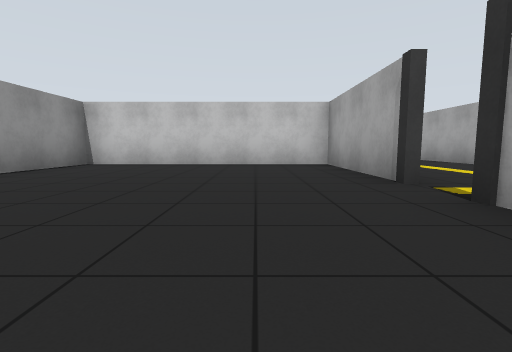
[1] (above)

20 first-person views from a walk through a Gazebo world. The camera is 0.72 m above the floor, tilts 6° down and sees 85° across. The floor is counted in squares, 2 m on a side. Each view is taken from the middle of a square. On the plan, view 1 faces up. The plan holds only what a view shows up to about 9 squares ahead; the rest is blank.

[2]
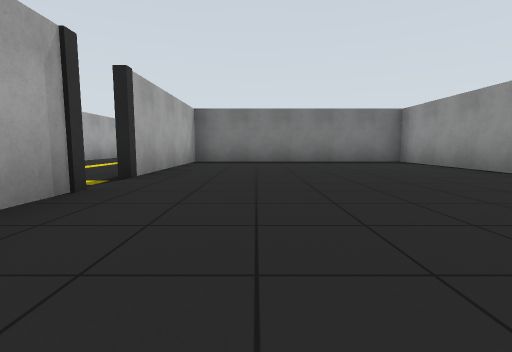

[3]
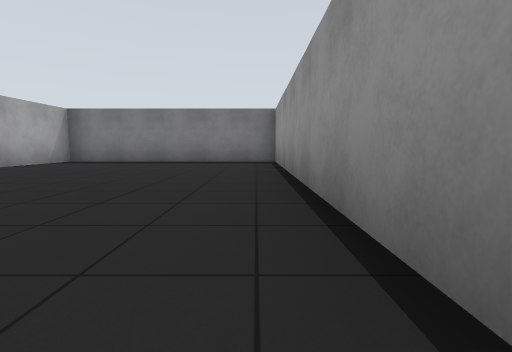

[4]
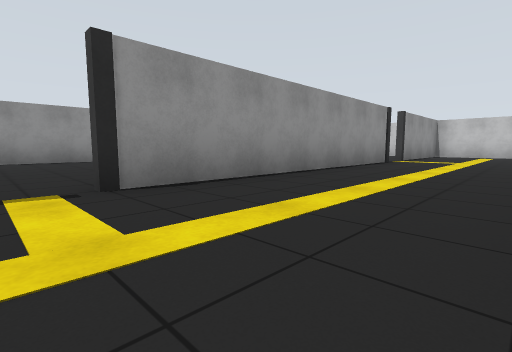

[5]
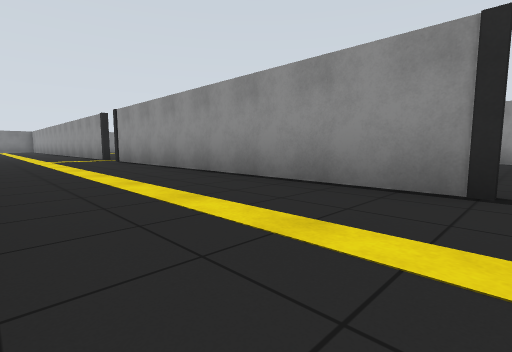

[6]
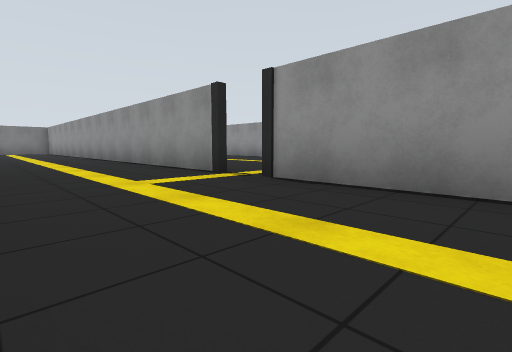

[7]
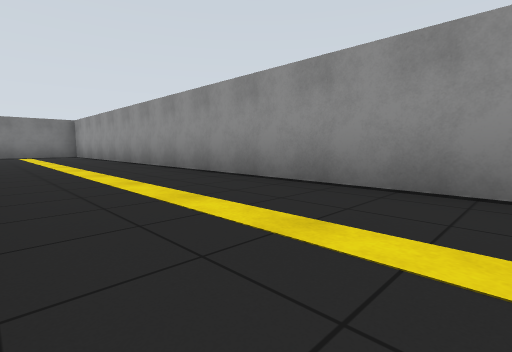

[8]
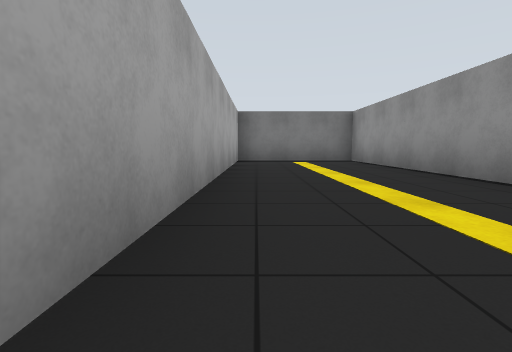

[9]
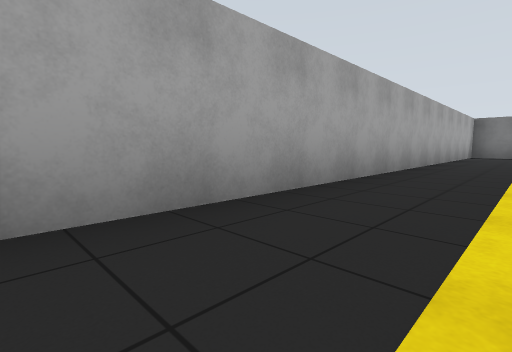

[10]
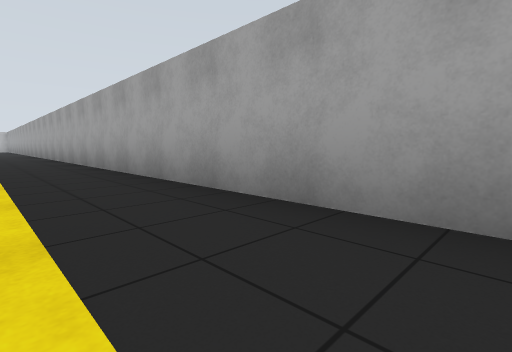

[11]
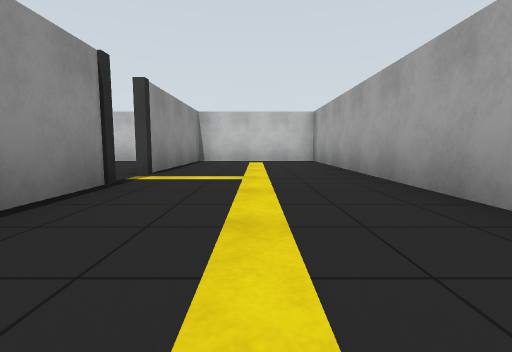

[12]
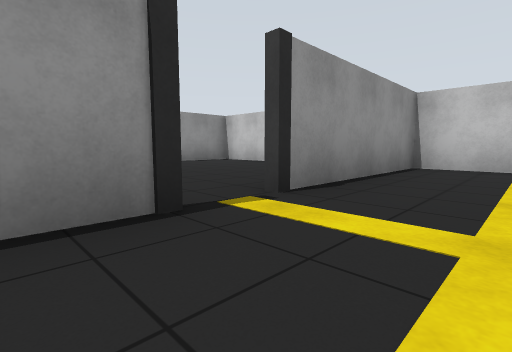

[13]
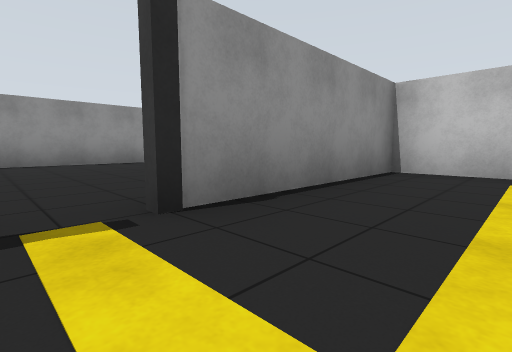

[14]
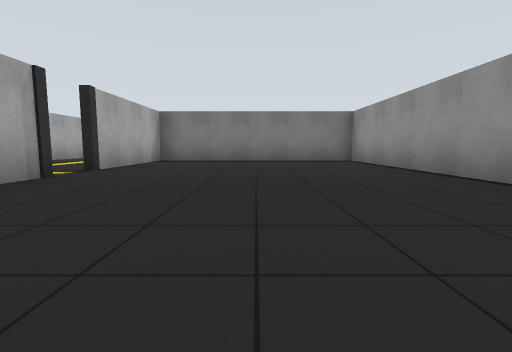

[15]
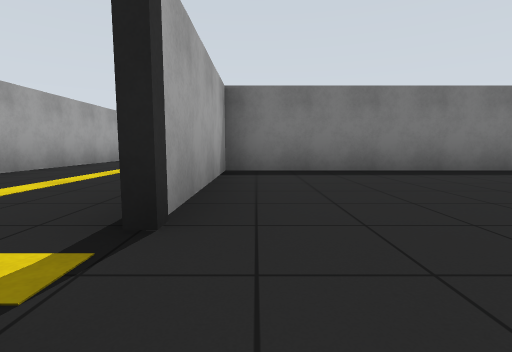

[16]
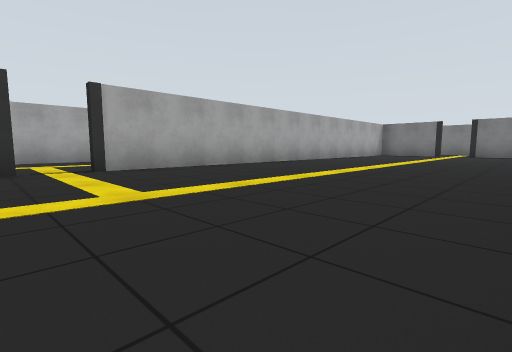

[17]
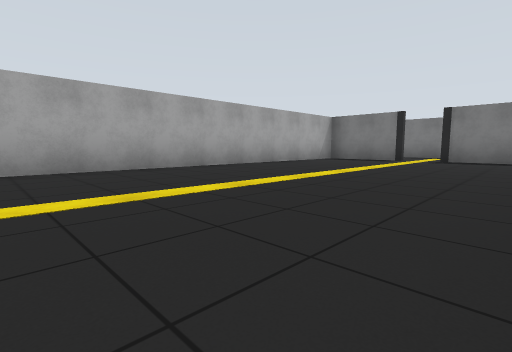

[18]
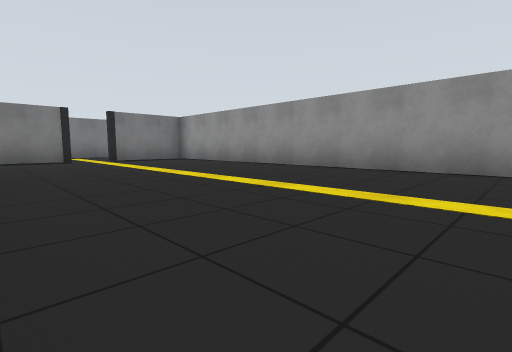

[19]
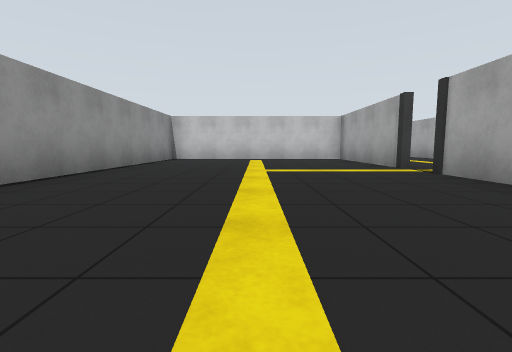

[20]
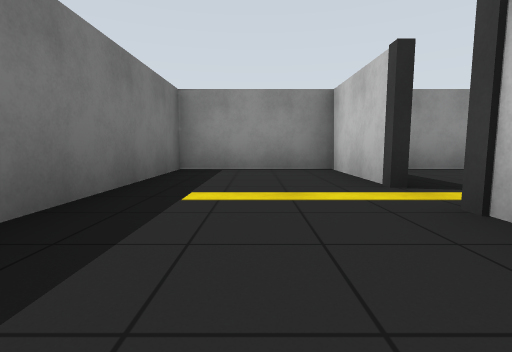

### Floor plan
Points are (right, up) in squares from view 1. A wall is a line through its corners. A room is listed if a view was taken in it or the views show most of it. See-through windows are left out.
Room 1 (views 1, 2, 3)
walls: (1.5, 3.4) (1.5, 6); (-3.5, -1.7) (1.5, -1.7); (1.5, 5.7) (-3.5, 5.7); (1.5, -1.9) (1.5, 1.8); (-3.5, 6) (-3.5, -1.9)
ways out: opening at (2, 2.5) to room 2
objects: door leaf (1, 2) to (2, 2)
Room 2 (views 4, 5, 6, 7, 8, 9, 10, 11, 12, 13)
walls: (1.5, -6.2) (1.5, -19.2) (4.5, -19.2) (4.5, 1.4); (1.5, 1.8) (1.5, -4.5); (4.5, 2.9) (4.5, 13.2) (1.5, 13.2) (1.5, 10.4); (1.5, 8.8) (1.5, 3.4)
ways out: opening at (2, 2.5) to room 1; opening at (2, 9.5) to room 3; opening at (2, -5.5) to room 4
objects: door leaf (1, -6) to (2, -6); door leaf (1, 9) to (2, 9); door leaf (2, -5); door leaf (2, 3); door leaf (2, 10)
Room 3 (views 14, 15)
walls: (0, 13.2) (-3.5, 13.2) (-3.5, 6); (1.5, 6) (1.5, 8.6); (-3.5, 5.8) (1.5, 5.8)
ways out: opening at (2, 9.5) to room 2
Room 4 (views 16, 17, 18, 19)
walls: (-3.5, -9.1) (-3.5, -17); (1.5, -4.6) (1.5, -1.9); (-3.5, -1.9) (-3.5, -7.4); (1.5, -1.8) (-3.5, -1.8); (0.4, -16.7) (1.5, -16.7) (1.5, -6.2); (-3.5, -16.7) (-1.5, -16.7)
ways out: opening at (2, -5.5) to room 2; opening at (-0.5, -17) to room 5
Room 5 (view 20)
walls: (-1.6, -16.8) (-3.5, -16.8); (-3.5, -17) (-3.5, -19.2) (-0.2, -19.2)
ways out: opening at (-0.5, -17) to room 4
objects: door leaf (-1, -17); door leaf (0, -17)

Where each view was taken, in squares from view 1:
view 1: 0 up, 0 right, facing up
view 2: 5 up, 0 right, facing down
view 3: 5 up, 3 left, facing down
view 4: 2 up, 4 right, facing up-left
view 5: 2 up, 4 right, facing down-left
view 6: 3 down, 4 right, facing down-left
view 7: 8 down, 4 right, facing down-left
view 8: 12 down, 4 right, facing down
view 9: 8 down, 3 right, facing down-right
view 10: 10 down, 3 right, facing up-right
view 11: 6 up, 3 right, facing up
view 12: 8 up, 3 right, facing up-left
view 13: 9 up, 3 right, facing up-left
view 14: 13 up, 1 left, facing down
view 15: 10 up, 1 right, facing down
view 16: 5 down, 3 left, facing down-right
view 17: 9 down, 3 left, facing down-right
view 18: 9 down, 1 right, facing down-left
view 19: 10 down, 1 left, facing up
view 20: 18 down, 1 right, facing left
